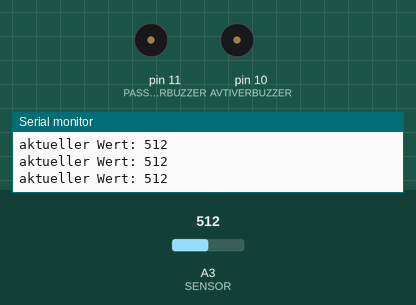
Bench run of a sketch on a simulated Arduino Uno, built with avr-gcc and run on an emulated ATmega328P. On the bench: buzzer (waves = sounding, pin HIGH), the last lines printed to the serial monitor. The test bench sets the inputs (shaded band); at power-on: A3 (SENSOR) = 512.

Above: at 1.2 s.
1.3 s: A3 (SENSOR) set to 539
At 1.8 s:
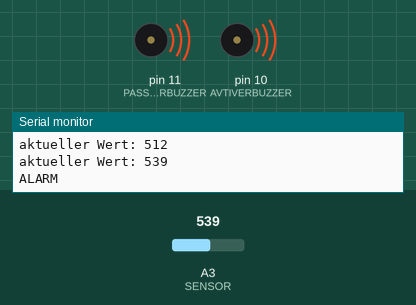
At 3.3 s:
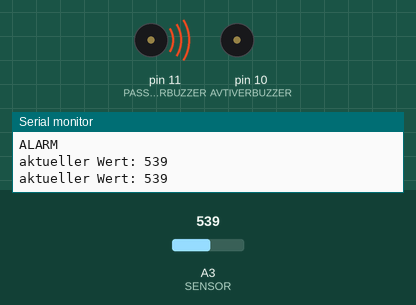
Timing chart, 0 to 4.8 s (numbered marks = the images above; inputs shaded):
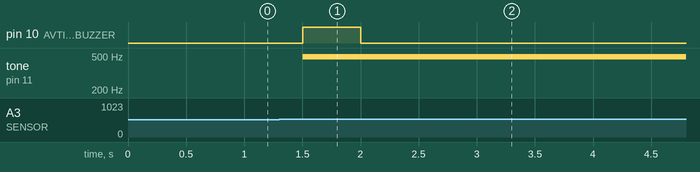

Measured:
- the behaviour switches between 522 and 523 on A3 (SENSOR) (found by bisection; images 0 and 1)
- after the input at 1.3 s, pin 10 (AVTIVERBUZZER): LOW → HIGH after 0.20 s, → LOW 0.50 s later; tone on pin 11 (PASSIVERBUZZER): silent → 490 Hz after 0.20 s

The sketch:

K11_6_Summer.ino
```cpp
#define SENSOR 3
#define AVTIVERBUZZER 10
#define PASSIVERBUZZER 11

int letzterWert = 0;
int aktuellerWert = 0;

void setup() {
  pinMode(AVTIVERBUZZER, OUTPUT);
  pinMode(PASSIVERBUZZER, OUTPUT);
  digitalWrite(AVTIVERBUZZER, LOW);
  analogWrite(PASSIVERBUZZER, 0);
  Serial.begin(9600);
  letzterWert = analogRead(SENSOR);
}

void loop() {
  aktuellerWert = analogRead(SENSOR);

  Serial.print("aktueller Wert: ");
  Serial.println(aktuellerWert);

  if(abs(aktuellerWert - letzterWert) > 10)
  {
    Serial.println("ALARM");
    digitalWrite(AVTIVERBUZZER, HIGH);
    analogWrite(PASSIVERBUZZER, 128);
    delay(500);
    digitalWrite(AVTIVERBUZZER, LOW);
    analogWrite(PASSIVERBUZZER, 0);
    aktuellerWert = analogRead(SENSOR);
  }
  letzterWert = aktuellerWert;
  delay(500);
}
```
